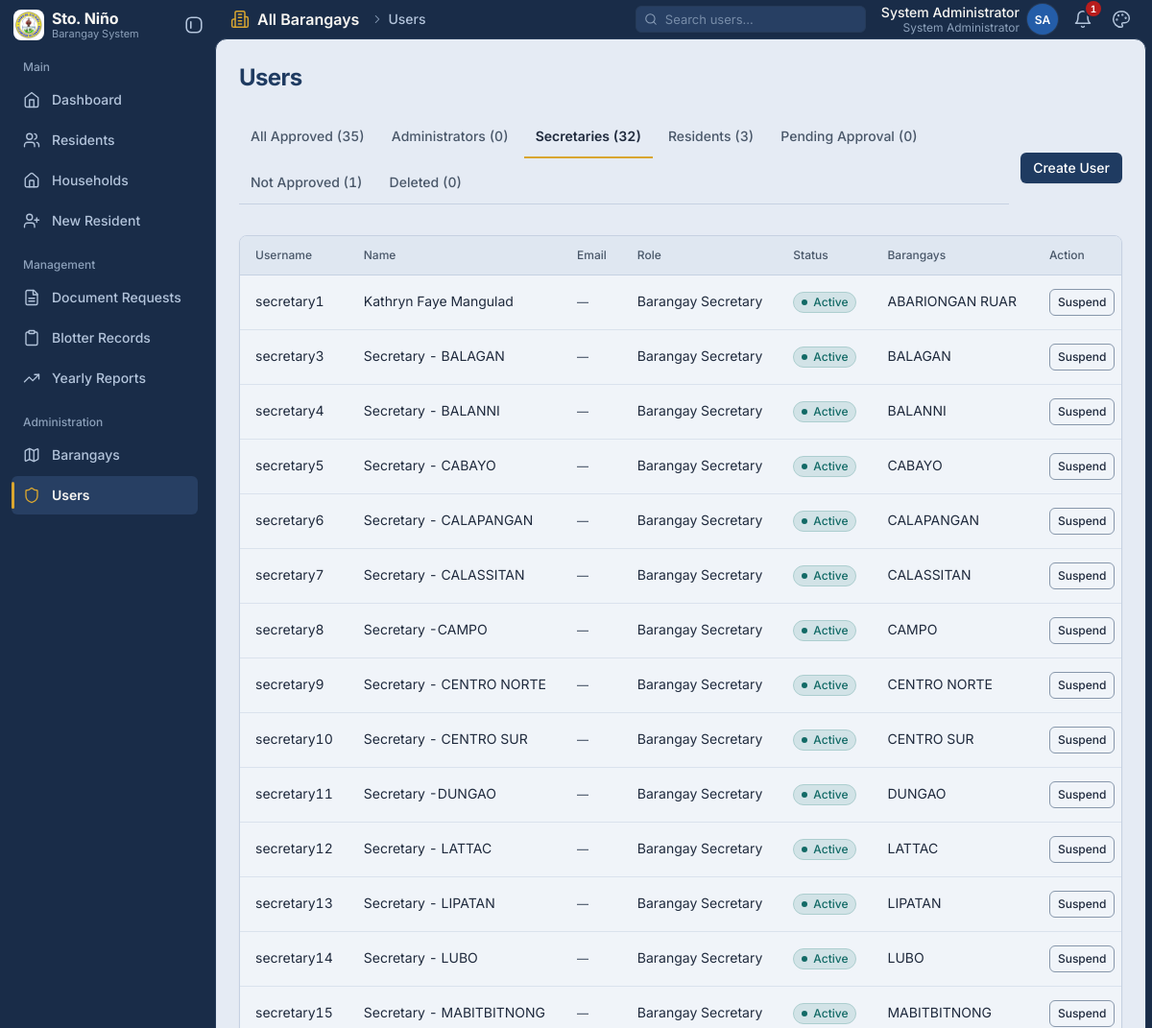
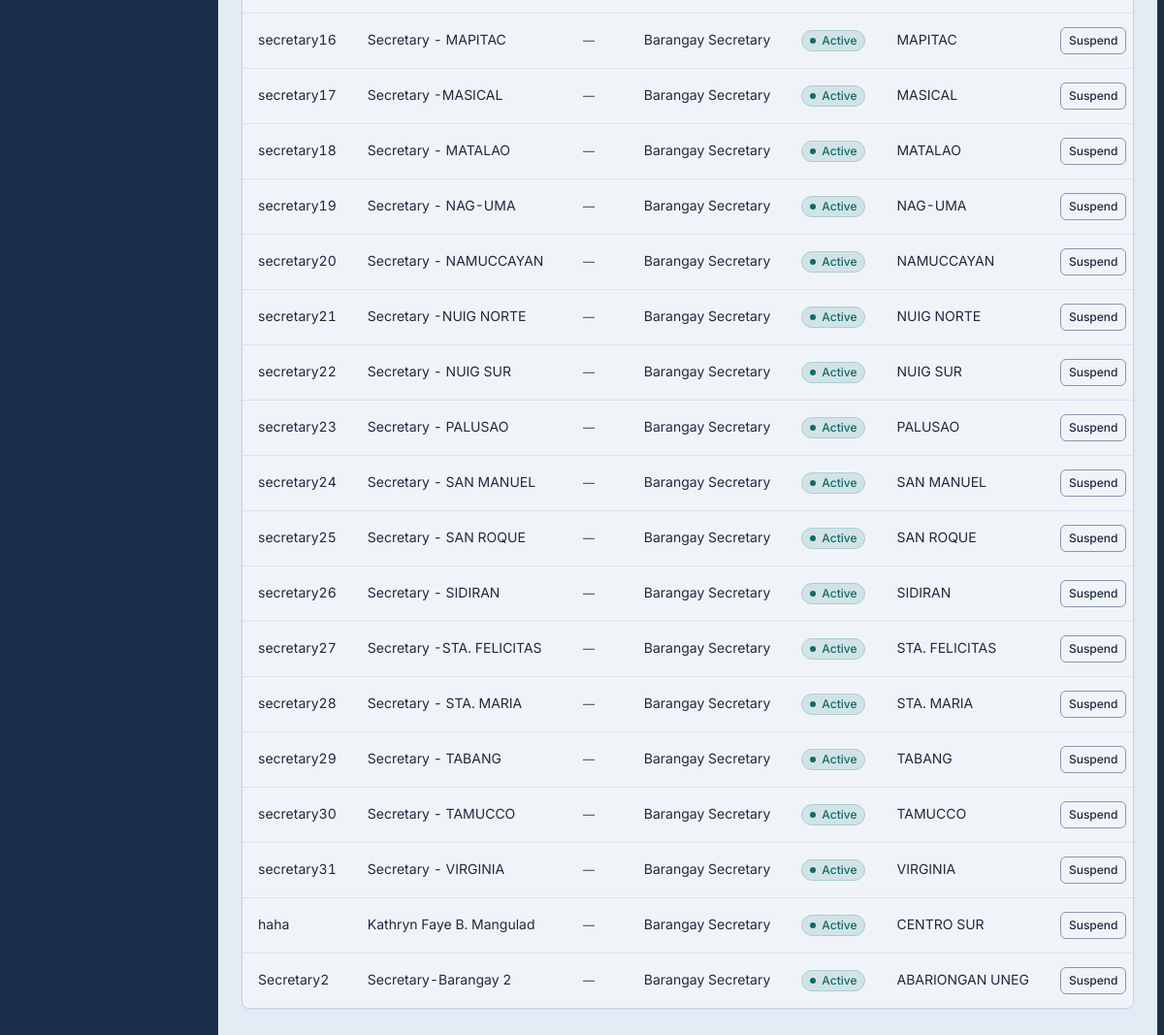
/admin/users.php?tab=secretary (signed in), run on the app's committed database (2 pictures, top to bottom).
### tables this page shows
CREATE TABLE `users` (
  `id` int(11) NOT NULL AUTO_INCREMENT,
  `username` varchar(100) NOT NULL,
  `email` varchar(255) DEFAULT NULL,
  `password` varchar(255) NOT NULL,
  `full_name` varchar(150) NOT NULL,
  `role` enum('admin','secretary','resident') NOT NULL DEFAULT 'secretary',
  `barangay_id` int(11) DEFAULT NULL,
  `brgy_name` varchar(100) DEFAULT NULL,
  `created_at` timestamp NOT NULL DEFAULT current_timestamp(),
  `status` enum('pending','active','rejected','suspended') NOT NULL DEFAULT 'active',
  `deleted_at` timestamp NULL DEFAULT NULL,
  PRIMARY KEY (`id`),
  UNIQUE KEY `username` (`username`),
  UNIQUE KEY `uq_users_email` (`email`),
  KEY `barangay_id` (`barangay_id`),
  KEY `idx_users_deleted_at` (`deleted_at`),
  CONSTRAINT `users_ibfk_1` FOREIGN KEY (`barangay_id`) REFERENCES `barangays` (`id`)
);

CREATE TABLE `barangays` (
  `id` int(11) NOT NULL AUTO_INCREMENT,
  `barangay_name` varchar(150) NOT NULL,
   
   
  `punong_barangay` varchar(150) DEFAULT NULL,
  `created_at` timestamp NOT NULL DEFAULT current_timestamp(),
  PRIMARY KEY (`id`),
  UNIQUE KEY `barangay_name` (`barangay_name`)
);

### config/config.php (called while the page is built, shortened)
<?php
if (!function_exists('url')) {
    function url($path = '') {
        $path = ltrim((string)$path, '/');
        return BASE_URL . '/' . $path;
    }
}
function e($value) { return htmlspecialchars((string)$value, ENT_QUOTES, 'UTF-8'); }
function csrf_token() {
    return $_SESSION['csrf_token'];
}
require_once BASE_PATH . '/includes/auth.php';

### includes/auth.php (called while the page is built, shortened)
<?php
if (!defined('BRGY_AUTH_LOADED')) {
    function role_label(?string $role = null): string
    {
        $role = $role ?? current_role();
        return [
            'admin'     => 'System Administrator',
            'secretary' => 'Barangay Secretary',
            'resident'  => 'Resident',
        ][$role] ?? ucfirst((string)$role);
    }
}
?>

### admin/users.php (the view, shortened to what this page needs)
<?php
require_once __DIR__ . '/../config/config.php';
$tabs = [
    'approved'  => ['label' => 'All Approved',     'role' => null,        'status' => ['active']],
    'admin'     => ['label' => 'Administrators',   'role' => 'admin',     'status' => ['active']],
    'secretary' => ['label' => 'Secretaries',      'role' => 'secretary', 'status' => ['active']],
    'resident'  => ['label' => 'Residents',        'role' => 'resident',  'status' => ['active']],
    'pending'   => ['label' => 'Pending Approval', 'role' => null,        'status' => ['pending']],
    'blocked'   => ['label' => 'Not Approved',     'role' => null,        'status' => ['rejected', 'suspended']],
    'deleted'   => ['label' => 'Deleted',          'role' => null,        'status' => [], 'deleted' => true],
];
$tab_key = (string)($_GET['tab'] ?? 'approved');
$tab_counts = array_fill_keys(array_keys($tabs), 0);
if ($cq = $conn->query('SELECT role, status, COUNT(*) c FROM users WHERE deleted_at IS NULL GROUP BY role, status')) {
    while ($cr = $cq->fetch_assoc()) {
        foreach ($tabs as $key => $def) {
            if ($def['role'] !== null && $def['role'] !== $cr['role']) { continue; }
            if (!in_array($cr['status'], $def['status'], true))            { continue; }
            $tab_counts[$key] += (int)$cr['c'];
        }
    }
}
$tab_counts['admin']    = max(0, $tab_counts['admin'] - 1);
$tab_counts['approved'] = max(0, $tab_counts['approved'] - 1);
if ($dq = $conn->prepare('SELECT COUNT(*) c FROM users WHERE deleted_at IS NOT NULL AND id <> ?')) {
    $self_id = (int)$_SESSION['user_id'];
    $dq->bind_param('i', $self_id);
    $dq->execute();
    $tab_counts['deleted'] = (int)($dq->get_result()->fetch_assoc()['c'] ?? 0);
}
$def     = $tabs[$tab_key];
$role_v  = $def['role'];
$status_v = $def['status'];
$where  = ($role_v === null) ? '' : ' AND u.role = ?';
$params = ($role_v === null) ? [] : [$role_v];
$types  = ($role_v === null) ? '' : 's';
$is_deleted_tab = !empty($def['deleted']);
if ($is_deleted_tab) {
    $deleted_where = ' AND u.deleted_at IS NOT NULL';
} else {
    $status_sql = "'" . implode("','", array_map('addslashes', $status_v)) . "'";
    $deleted_where = " AND u.deleted_at IS NULL AND u.status IN ($status_sql)";
}
$rows = $conn->prepare(
    "SELECT u.*, b.barangay_name, r.email AS resident_email
       FROM users u
       LEFT JOIN barangays b ON b.id = u.barangay_id
       LEFT JOIN residents r ON r.user_id = u.id AND r.deleted_at IS NULL
      WHERE 1=1$deleted_where$where
      ORDER BY u.id"
);
if ($types !== '') { $rows->bind_param($types, ...$params); }
$rows->execute();
$result = $rows->get_result();
include BASE_PATH . '/partials/header.php';?>
<div class="toolbar" style="display:flex;justify-content:space-between;align-items:center;gap:12px;flex-wrap:wrap"><nav class="tabs" style="flex:1;flex-wrap:wrap" aria-label="User categories">
    <?php foreach ($tabs as $key => $t): ?>
    <a class="<?= $key === $tab_key ? 'active' : '' ?>"
       href="<?= e(url('admin/users.php?tab=' . rawurlencode($key))) ?>"
       <?= $key === $tab_key ? 'aria-current="page"' : '' ?>>
        <?= e($t['label']) ?> (<?= (int)$tab_counts[$key] ?>)
    </a>
    <?php endforeach; ?>
</nav>
<?php if (in_array($tab_key, ['admin', 'secretary'], true)): ?>
<button type="button" class="btn" data-toggle="#create-user-form">Create User</button>
<?php endif; ?>
</div>
<div class="card table-wrap">
    <table>
        <tr>
            <th>Username</th><th>Name</th><th>Email</th>
            <th>Role</th><th>Status</th><th>Barangays</th> <th>Action</th>
        </tr>
        <?php while ($r = $result->fetch_assoc()):
            $row_email = trim((string)($r['email'] ?? '')) !== '' ? $r['email'] : ($r['resident_email'] ?? '');
        ?>
        <tr>
            <td><?= e($r['username']) ?></td>
            <td><?= e($r['full_name']) ?></td>
            <td><?= $row_email !== '' ? e($row_email) : '<span class="muted-meta">&mdash;</span>' ?></td>
            <td><?= e(role_label((string)$r['role'])) ?></td>
            <td><span class="badge badge--<?= e($r['status']) ?>"><?= e(ucfirst($r['status'])) ?></span></td>
            <td><?= e($r['barangay_name'] ?? 'All Barangays') ?></td>
            <td>
                <?php if ($is_deleted_tab): ?>
                    <a class="btn-approve" href="<?= e(url('admin/users.php?action=restore&id=' . (int)$r['id'] . '&token=' . csrf_token())) ?>"
                       data-confirm="Restore this account? It will return to its role category and the user can sign in again."
                       data-confirm-title="Restore account">Restore</a>
                <?php else: ?>
                <?php if ($r['status'] === 'pending'): ?>
                    <a class="btn-approve" href="<?= e(url('admin/users.php?action=approve&id=' . (int)$r['id'] . '&token=' . csrf_token())) ?>">Approve</a>
                    <a class="btn-delete" href="<?= e(url('admin/users.php?action=reject&id=' . (int)$r['id'] . '&token=' . csrf_token())) ?>"
                       data-confirm="Reject this registration? The account will not be able to sign in."
                       data-confirm-title="Reject registration">Reject</a>
                <?php elseif ($r['status'] === 'active'): ?>
                    <a class="btn-cancel" href="<?= e(url('admin/users.php?action=suspend&id=' . (int)$r['id'] . '&token=' . csrf_token())) ?>"
                       data-confirm="Suspend this account? The user will be signed out and cannot sign in until reactivated."
                       data-confirm-title="Suspend account">Suspend</a>
                <?php else: ?>
                    <a class="btn-approve" href="<?= e(url('admin/users.php?action=activate&id=' . (int)$r['id'] . '&token=' . csrf_token())) ?>">Activate</a>
                <?php endif; ?>
                <?php endif; ?>
            </td>
        </tr>
        <?php endwhile; ?>
    </table>
</div>
<?php include BASE_PATH . '/partials/footer.php';

### data on the page
users: username "secretary1", full_name "Kathryn Faye Mangulad", role "Barangay Secretary", status "Active", barangay.barangay_name "ABARIONGAN RUAR"
users: username "secretary3", full_name "Secretary - BALAGAN", role "Barangay Secretary", status "Active", barangay.barangay_name "BALAGAN"
users: username "secretary4", full_name "Secretary - BALANNI", role "Barangay Secretary", status "Active", barangay.barangay_name "BALANNI"
users: username "secretary5", full_name "Secretary - CABAYO", role "Barangay Secretary", status "Active", barangay.barangay_name "CABAYO"
users: username "secretary6", full_name "Secretary - CALAPANGAN", role "Barangay Secretary", status "Active", barangay.barangay_name "CALAPANGAN"
users: username "secretary7", full_name "Secretary - CALASSITAN", role "Barangay Secretary", status "Active", barangay.barangay_name "CALASSITAN"
users: username "secretary8", full_name "Secretary -CAMPO", role "Barangay Secretary", status "Active", barangay.barangay_name "CAMPO"
users: username "secretary9", full_name "Secretary - CENTRO NORTE", role "Barangay Secretary", status "Active", barangay.barangay_name "CENTRO NORTE"
users: username "secretary10", full_name "Secretary - CENTRO SUR", role "Barangay Secretary", status "Active", barangay.barangay_name "CENTRO SUR"
users: username "secretary11", full_name "Secretary -DUNGAO", role "Barangay Secretary", status "Active", barangay.barangay_name "DUNGAO"
users: username "secretary12", full_name "Secretary - LATTAC", role "Barangay Secretary", status "Active", barangay.barangay_name "LATTAC"
users: username "secretary13", full_name "Secretary - LIPATAN", role "Barangay Secretary", status "Active", barangay.barangay_name "LIPATAN"
users: username "secretary14", full_name "Secretary - LUBO", role "Barangay Secretary", status "Active", barangay.barangay_name "LUBO"
users: username "secretary15", full_name "Secretary - MABITBITNONG", role "Barangay Secretary", status "Active", barangay.barangay_name "MABITBITNONG"
users: username "secretary16", full_name "Secretary - MAPITAC", role "Barangay Secretary", status "Active", barangay.barangay_name "MAPITAC"
users: username "secretary17", full_name "Secretary -MASICAL", role "Barangay Secretary", status "Active", barangay.barangay_name "MASICAL"
users: username "secretary18", full_name "Secretary - MATALAO", role "Barangay Secretary", status "Active", barangay.barangay_name "MATALAO"
users: username "secretary19", full_name "Secretary - NAG-UMA", role "Barangay Secretary", status "Active", barangay.barangay_name "NAG-UMA"
users: username "secretary20", full_name "Secretary - NAMUCCAYAN", role "Barangay Secretary", status "Active", barangay.barangay_name "NAMUCCAYAN"
users: username "secretary21", full_name "Secretary -NUIG NORTE", role "Barangay Secretary", status "Active", barangay.barangay_name "NUIG NORTE"
users: username "secretary22", full_name "Secretary - NUIG SUR", role "Barangay Secretary", status "Active", barangay.barangay_name "NUIG SUR"
users: username "secretary23", full_name "Secretary - PALUSAO", role "Barangay Secretary", status "Active", barangay.barangay_name "PALUSAO"
users: username "secretary24", full_name "Secretary - SAN MANUEL", role "Barangay Secretary", status "Active", barangay.barangay_name "SAN MANUEL"
users: username "secretary25", full_name "Secretary - SAN ROQUE", role "Barangay Secretary", status "Active", barangay.barangay_name "SAN ROQUE"
users: username "secretary26", full_name "Secretary - SIDIRAN", role "Barangay Secretary", status "Active", barangay.barangay_name "SIDIRAN"
users: username "secretary27", full_name "Secretary -STA. FELICITAS", role "Barangay Secretary", status "Active", barangay.barangay_name "STA. FELICITAS"
users: username "secretary28", full_name "Secretary - STA. MARIA", role "Barangay Secretary", status "Active", barangay.barangay_name "STA. MARIA"
users: username "secretary29", full_name "Secretary - TABANG", role "Barangay Secretary", status "Active", barangay.barangay_name "TABANG"
users: username "secretary30", full_name "Secretary - TAMUCCO", role "Barangay Secretary", status "Active", barangay.barangay_name "TAMUCCO"
users: username "secretary31", full_name "Secretary - VIRGINIA", role "Barangay Secretary", status "Active", barangay.barangay_name "VIRGINIA"
users: username "haha", full_name "Kathryn Faye B. Mangulad", role "Barangay Secretary", status "Active", barangay.barangay_name "CENTRO SUR"
users: username "Secretary2", full_name "Secretary-Barangay 2", role "Barangay Secretary", status "Active", barangay.barangay_name "ABARIONGAN UNEG"

### other printed values
$group "Main"
$item['label'] "Dashboard"
$item['label'] "Residents"
$item['label'] "Households"
$item['label'] "New Resident"
$group "Management"
$item['label'] "Document Requests"
$item['label'] "Blotter Records"
$item['label'] "Yearly Reports"
$group "Administration"
$item['label'] "Barangays"
$item['label'] "Users"
$scope_name "All Barangays"
$crumb "Users"
$full_name "System Administrator"
